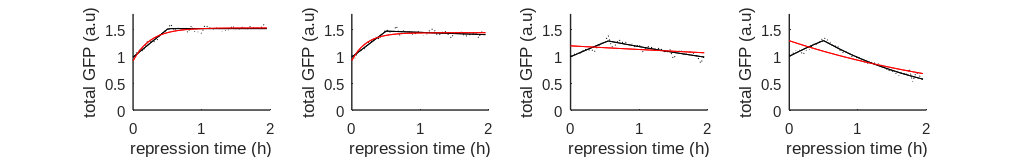

Here is the MATLAB script that generated this plot:
clearvars;
clc;

%load data of computed non-dividing cells
load('simData')
data = simData/1e2;

%figure('visible','off');

%istrain = 1 - WT / = 2 - elp6
%irep = 1 - repression 1 / = 2 - repression 2
istrain = 1;

figure

for  icell = 1:4
    
    subplot(1,4,icell)
    
    %load estimated parameter sets
    load('scR1_model1_sim');
    scR1_1 = scR;
    load('scR1_model2_sim');
    scR1_2 = scR;
    
    for imodel = 1:2
        
        %if the total GFP trace is better explained by the repressor
        %model do
        if imodel == 1
            plot((1-1)*3/60:3/60:(40-1)*3/60,data(icell,:),':','Color','k')
            hold on
        end
        
        par = 10.^(scR1_2(icell).sol.MS.par(:,1));
        indA = 1:5;
        P01 = par(indA(1));
        t_rep1 = par(indA(2));
        b1 = par(indA(3));
        c1 = par(indA(4));
        sigmayA = par(indA(5))*ones(40,1);
        
        %WT simulation
        count = 1;
        for t = (1-1)*3/60:3/60:(40-1)*3/60
            if t<t_rep1
                f1(count) = b1/(c1)+(P01-b1/(c1))*exp(-c1*t);
            else
                P0_init = b1/(c1)+(P01-b1/(c1))*exp(-c1*t_rep1);
                f1(count) = P0_init*exp(-c1*(t-t_rep1));
            end
            count = count+1;
        end
        f1 = f1';
        plot((1-1)*3/60:3/60:(40-1)*3/60,f1,'-','Color','k');
        
        par = 10.^(scR1_1(icell).sol.MS.par(:,1));
        indA = 1:4;
        P01 = par(indA(1));
        b1 = par(indA(2));
        c1 = par(indA(3));
        sigmayA = par(indA(4))*ones(40,1);
        
        %WT simulation
        count = 1;
        for t = (1-1)*3/60:3/60:(40-1)*3/60
            f1(count) = b1/(c1)+(P01-b1/(c1))*exp(-c1*t);
            count = count+1;
        end
        f1 = f1';
        
        plot((1-1)*3/60:3/60:(40-1)*3/60,f1,'-','Color','r');
        
    end
    
    ylabel('total GFP (a.u)')
    xlabel('repression time (h)')
    xticks([0,1,2])
    box off
    set(gca,'linewidth',1.02)
    set(gca,'FontSize',11)
    set(gca,'FontName','Arial')
    xlim([0,2])
    ylim([0,1.8])
    
end

set(gcf, 'PaperUnits','centimeters', 'PaperPosition',[0 0 26 4])
print('-dpdf','./Figures/FigS3','-painters')
